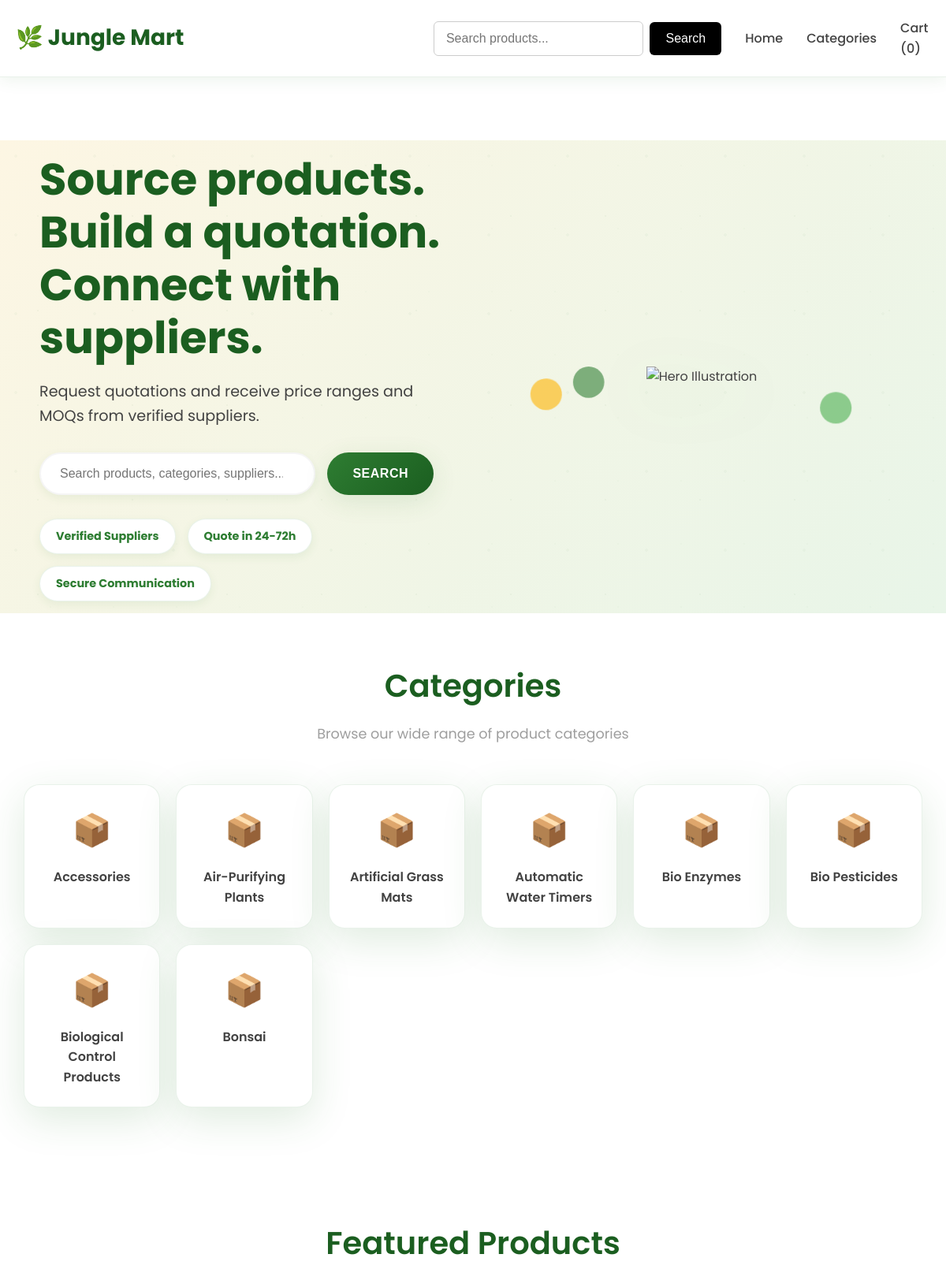
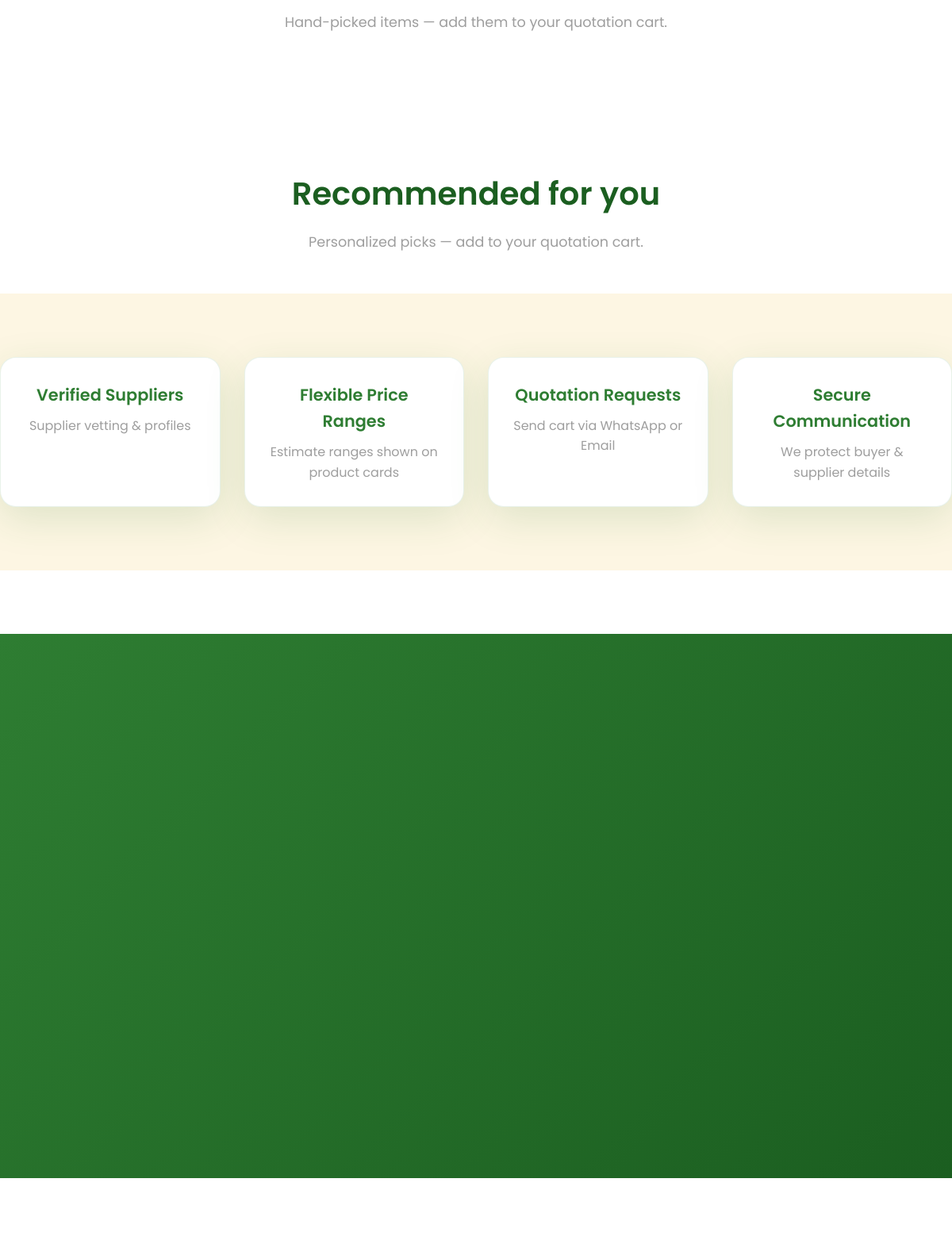
The page / (upper part) on the database its author committed (2 pictures, top to bottom).
### tables this page shows
CREATE TABLE IF NOT EXISTS categories (
  id INT AUTO_INCREMENT PRIMARY KEY,
  name VARCHAR(255) NOT NULL,
  parent_id INT DEFAULT NULL,
  created_at TIMESTAMP DEFAULT CURRENT_TIMESTAMP,
  FOREIGN KEY (parent_id) REFERENCES categories(id) ON DELETE SET NULL
);

### index.php (the view, shortened to what this page needs)
<?php
require_once 'db.php';
$cats = $pdo->query("SELECT id, name FROM categories WHERE 1 ORDER BY name LIMIT 8")->fetchAll();
?>
<!doctype html>
<html lang="en">
<head>
  <link rel="stylesheet" href="css/navbar.css" />
  <link rel="stylesheet" href="css/style.css" />
  <link rel="stylesheet" href="css/footer.css" />
  <link href="https://unpkg.com/aos@2.3.1/dist/aos.css" rel="stylesheet">
  <link rel="stylesheet" href="https://unpkg.com/swiper@8/swiper-bundle.min.css" />
</head>
<body>
<?php include 'navbar.php'; ?>
<section class="hero-advanced">
  <div class="hero-bg-layer"></div>
  <div class="hero-content container">
    <div class="hero-left" data-aos="fade-right">
      <h1>Source products. Build a quotation. Connect with suppliers.</h1>
      <p class="lead">Request quotations and receive price ranges and MOQs from verified suppliers.</p>
      <form class="hero-search" action="search.php" method="GET" data-aos="zoom-in" data-aos-delay="150">
        <input name="q" type="search" placeholder="Search products, categories, suppliers..." autocomplete="off">
        <button class="btn primary">Search</button>
      </form>
      <div class="hero-trust" data-aos="fade-up" data-aos-delay="250">
        <div class="trust-pill"><strong>Verified Suppliers</strong></div>
        <div class="trust-pill"><strong>Quote in 24-72h</strong></div>
        <div class="trust-pill"><strong>Secure Communication</strong></div>
      </div>
    </div>
    <div class="hero-right" aria-hidden="true">
<img src="images and logo/DSC_0413.JPG" alt="Hero Illustration" class="hero-illustration">
      <div class="floating-leaf leaf-1"></div>
      <div class="floating-leaf leaf-2"></div>
      <div class="floating-leaf leaf-3"></div>
    </div>
  </div>
</section>
<section class="container categories-strip" data-aos="fade-up">
  <div class="section-head">
    <h2>Categories</h2>
    <p class="muted">Browse our wide range of product categories</p>
  </div>
  <div class="cat-grid">
    <?php foreach($cats as $c): ?>
      <a href="categories.php?id=<?php echo $c['id']; ?>" class="cat-card">
        <div class="cat-svg">📦</div>
        <div class="cat-name"><?php echo htmlspecialchars($c['name']); ?></div>
      </a>
    <?php endforeach; ?>
  </div>
</section>
<section class="container section" data-aos="fade-up">
  <div class="section-head">
    <h2>Featured Products</h2>
    <p class="muted">Hand-picked items — add them to your quotation cart.</p>
  </div>
  <div class="swiper featured-swiper">
    <div class="swiper-wrapper">
    </div>
  </div>
</section>
  <div class="section-head">
    <h2>Recommended for you</h2>
    <p class="muted">Personalized picks — add to your quotation cart.</p>
  </div>
<section class="container trust-section" data-aos="fade-up">
  <div class="trust-grid">
    <div class="trust-item">
      <h4>Verified Suppliers</h4>
      <p class="muted">Supplier vetting & profiles</p>
    </div>
    <div class="trust-item">
      <h4>Flexible Price Ranges</h4>
      <p class="muted">Estimate ranges shown on product cards</p>
    </div>
    <div class="trust-item">
      <h4>Quotation Requests</h4>
<p class="muted" style="font-size: 1rem; line-height: 1.6;">Send cart via WhatsApp or Email</p>
    </div>
    <div class="trust-item">
      <h4>Secure Communication</h4>
      <p class="muted">We protect buyer & supplier details</p>
    </div>
  </div>
</section>
<section class="cta-advanced" data-aos="zoom-in" style="width: 100%;">
  <div class="cta-inner">
  </div>
</section>
</body>
</html>

### rows shown on the page
categories: name "Accessories"
categories: name "Air-Purifying Plants"
categories: name "Artificial Grass Mats"
categories: name "Automatic Water Timers"
categories: name "Bio Enzymes"
categories: name "Bio Pesticides"
categories: name "Biological Control Products"
categories: name "Bonsai"
